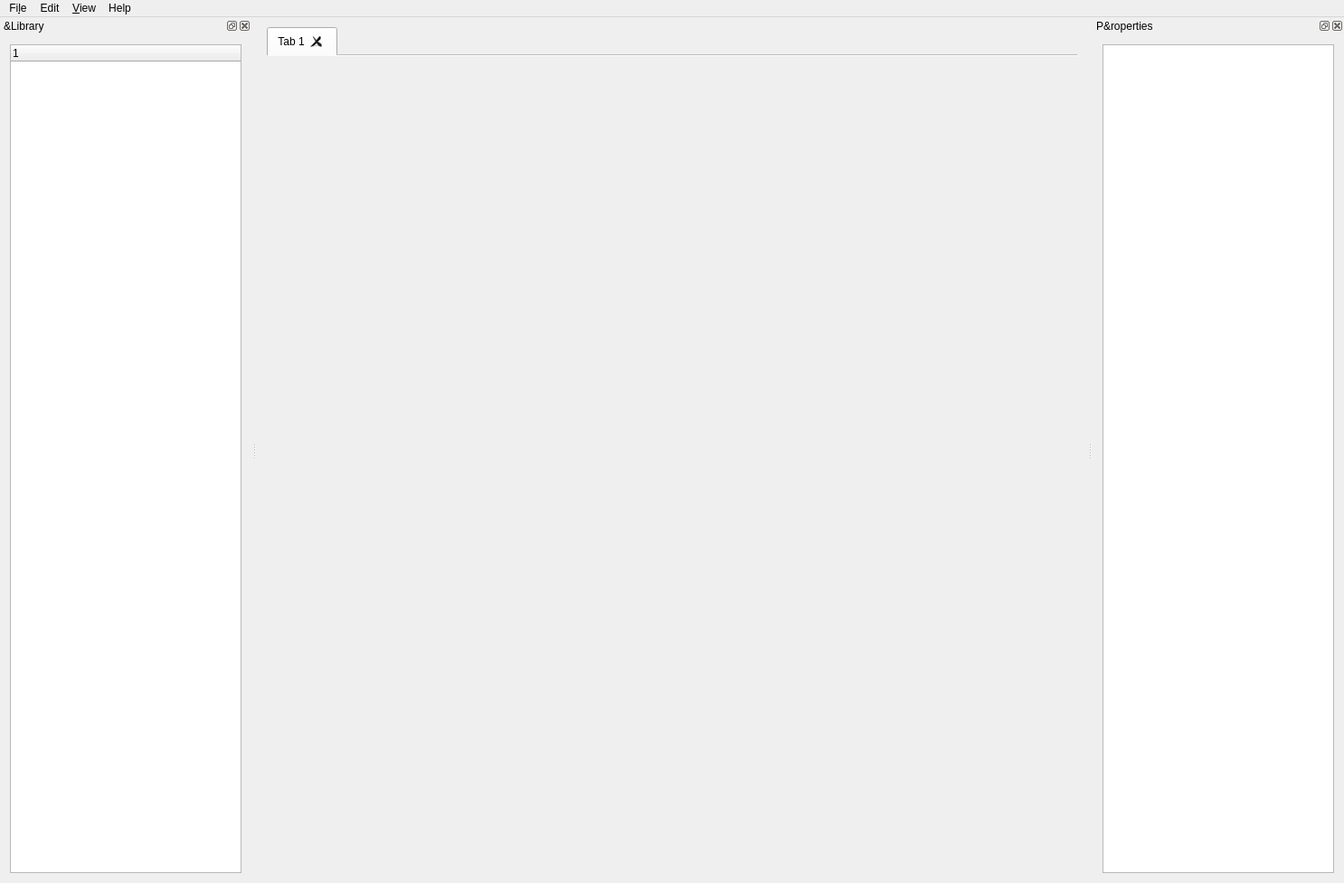
<?xml version="1.0" encoding="UTF-8"?>
<ui version="4.0">
 <class>Editor</class>
 <widget class="QMainWindow" name="Editor">
  <property name="geometry">
   <rect>
    <x>0</x>
    <y>0</y>
    <width>1486</width>
    <height>976</height>
   </rect>
  </property>
  <property name="windowTitle">
   <string>Spaghetti</string>
  </property>
  <widget class="QWidget" name="centralWidget">
   <layout class="QHBoxLayout" name="horizontalLayout" stretch="8">
    <item>
     <widget class="QTabWidget" name="tabWidget">
      <property name="currentIndex">
       <number>0</number>
      </property>
      <property name="documentMode">
       <bool>true</bool>
      </property>
      <property name="tabsClosable">
       <bool>true</bool>
      </property>
      <property name="movable">
       <bool>true</bool>
      </property>
      <widget class="QWidget" name="tab">
       <attribute name="title">
        <string>Tab 1</string>
       </attribute>
      </widget>
     </widget>
    </item>
   </layout>
  </widget>
  <widget class="QMenuBar" name="menuBar">
   <property name="geometry">
    <rect>
     <x>0</x>
     <y>0</y>
     <width>1486</width>
     <height>25</height>
    </rect>
   </property>
   <widget class="QMenu" name="menuFile">
    <property name="title">
     <string>Fi&amp;le</string>
    </property>
    <addaction name="actionNew"/>
    <addaction name="actionOpen"/>
    <addaction name="actionSave"/>
    <addaction name="actionSaveAs"/>
    <addaction name="separator"/>
    <addaction name="actionClose"/>
    <addaction name="actionCloseAll"/>
    <addaction name="separator"/>
    <addaction name="actionExit"/>
   </widget>
   <widget class="QMenu" name="menuEdit">
    <property name="title">
     <string>Edit</string>
    </property>
    <addaction name="actionDeleteElement"/>
   </widget>
   <widget class="QMenu" name="menuHelp">
    <property name="title">
     <string>Help</string>
    </property>
    <addaction name="actionBuildCommit"/>
    <addaction name="actionRecentChanges"/>
    <addaction name="separator"/>
    <addaction name="actionAbout"/>
    <addaction name="actionAboutQt"/>
   </widget>
   <widget class="QMenu" name="menuView">
    <property name="title">
     <string>&amp;View</string>
    </property>
    <addaction name="actionShowLibrary"/>
    <addaction name="actionShowProperties"/>
   </widget>
   <addaction name="menuFile"/>
   <addaction name="menuEdit"/>
   <addaction name="menuView"/>
   <addaction name="menuHelp"/>
  </widget>
  <widget class="QDockWidget" name="library">
   <property name="windowTitle">
    <string>&amp;Library</string>
   </property>
   <attribute name="dockWidgetArea">
    <number>1</number>
   </attribute>
   <widget class="QWidget" name="dockWidgetContents">
    <layout class="QVBoxLayout" name="verticalLayout">
     <item>
      <widget class="ExpanderWidget" name="libraryContainer">
       <column>
        <property name="text">
         <string notr="true">1</string>
        </property>
       </column>
      </widget>
     </item>
    </layout>
   </widget>
  </widget>
  <widget class="QDockWidget" name="properties">
   <property name="windowTitle">
    <string>P&amp;roperties</string>
   </property>
   <attribute name="dockWidgetArea">
    <number>2</number>
   </attribute>
   <widget class="QWidget" name="dockWidgetContents_2">
    <layout class="QVBoxLayout" name="verticalLayout_2">
     <item>
      <widget class="QTableWidget" name="propertiesTable">
       <property name="selectionMode">
        <enum>QAbstractItemView::NoSelection</enum>
       </property>
       <attribute name="verticalHeaderVisible">
        <bool>false</bool>
       </attribute>
      </widget>
     </item>
    </layout>
   </widget>
  </widget>
  <action name="actionOpen">
   <property name="text">
    <string>&amp;Open</string>
   </property>
   <property name="shortcut">
    <string>Ctrl+O</string>
   </property>
  </action>
  <action name="actionSave">
   <property name="text">
    <string>&amp;Save</string>
   </property>
   <property name="shortcut">
    <string>Ctrl+S</string>
   </property>
  </action>
  <action name="actionExit">
   <property name="text">
    <string>E&amp;xit</string>
   </property>
  </action>
  <action name="actionNew">
   <property name="text">
    <string>&amp;New</string>
   </property>
   <property name="shortcut">
    <string>Ctrl+N</string>
   </property>
  </action>
  <action name="actionAbout">
   <property name="text">
    <string>&amp;About</string>
   </property>
  </action>
  <action name="actionAboutQt">
   <property name="text">
    <string>About &amp;Qt</string>
   </property>
  </action>
  <action name="actionBuildCommit">
   <property name="text">
    <string>&amp;Build commit on GitHub</string>
   </property>
  </action>
  <action name="actionRecentChanges">
   <property name="text">
    <string>&amp;Recent changes on GitHub…</string>
   </property>
  </action>
  <action name="actionClose">
   <property name="text">
    <string>&amp;Close</string>
   </property>
   <property name="shortcut">
    <string>Ctrl+W</string>
   </property>
  </action>
  <action name="actionCloseAll">
   <property name="text">
    <string>C&amp;lose all</string>
   </property>
  </action>
  <action name="actionShowLibrary">
   <property name="checkable">
    <bool>true</bool>
   </property>
   <property name="checked">
    <bool>true</bool>
   </property>
   <property name="text">
    <string>&amp;Show Library</string>
   </property>
  </action>
  <action name="actionShowProperties">
   <property name="checkable">
    <bool>true</bool>
   </property>
   <property name="checked">
    <bool>true</bool>
   </property>
   <property name="text">
    <string>Show &amp;Properties</string>
   </property>
  </action>
  <action name="actionDeleteElement">
   <property name="text">
    <string>&amp;Delete element</string>
   </property>
   <property name="shortcut">
    <string>Del</string>
   </property>
  </action>
  <action name="actionSaveAs">
   <property name="text">
    <string>Save as</string>
   </property>
  </action>
 </widget>
 <layoutdefault spacing="6" margin="11"/>
 <customwidgets>
  <customwidget>
   <class>ExpanderWidget</class>
   <extends>QTreeWidget</extends>
   <header>ui/expander_widget.h</header>
  </customwidget>
 </customwidgets>
 <resources/>
 <connections/>
</ui>
